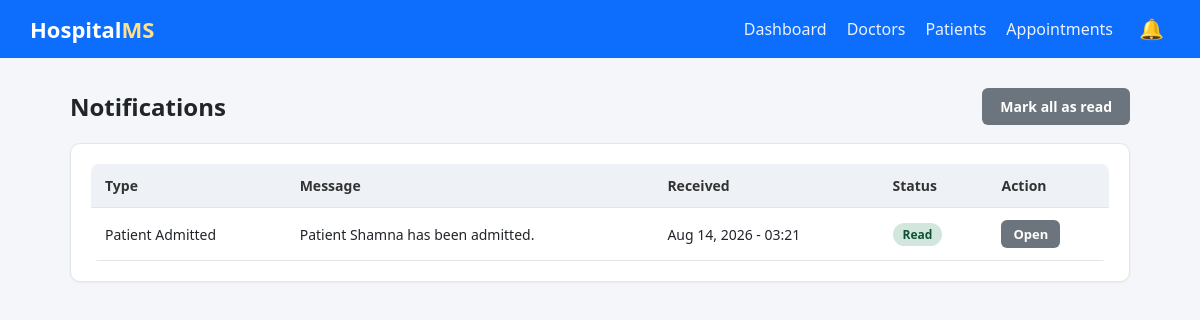
Page /notifications/ on the earlier database version.
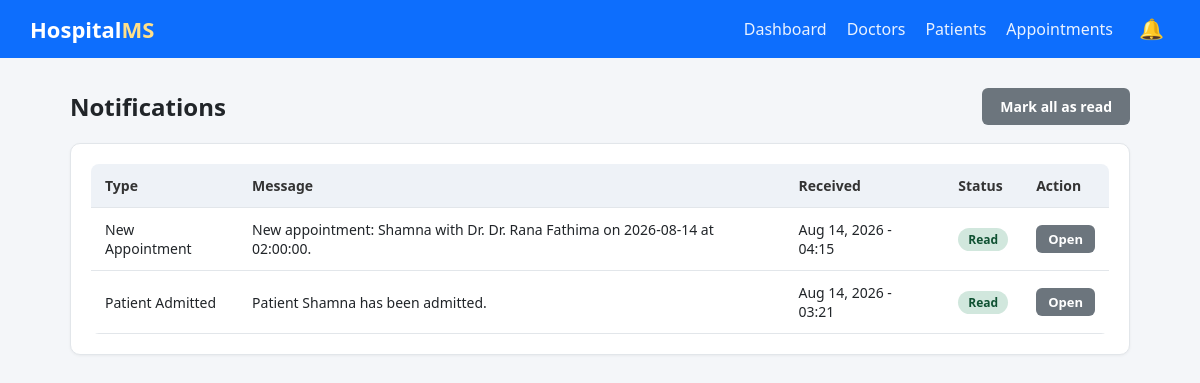
Same page on the later database version.
### hospital/models.py (models this page shows, shortened)
class Notification(models.Model):
    TYPE_CHOICES = [
        ('APPT_NEW', 'New Appointment'),
        ('APPT_STATUS', 'Appointment Status Changed'),
        ('PATIENT_ADMIT', 'Patient Admitted'),
        ('GENERAL', 'General'),
    ]
    notif_type = models.CharField(max_length=20, choices=TYPE_CHOICES, default='GENERAL')
    message = models.CharField(max_length=255)
    link = models.CharField(max_length=255, blank=True, help_text="Optional URL name to redirect to")
    is_read = models.BooleanField(default=False)
    created_at = models.DateTimeField(auto_now_add=True)
    class Meta:
        ordering = ['-created_at']

### hospital/views.py (the view)
# urls.py: path('notifications/', views.NotificationListView.as_view(), name='notification-list'),
class NotificationListView(ListView):
    model = Notification
    template_name = 'hospital/notification_list.html'
    context_object_name = 'notifications'
    paginate_by = 20

### hospital/context_processors.py (called while the page is built)
def notifications(request):
    latest = Notification.objects.all()[:8]
    unread_count = Notification.objects.filter(is_read=False).count()
    return {
        'nav_notifications': latest,
        'nav_unread_count': unread_count,
    }

### hospital/templates/hospital/notification_list.html (shortened to what this page needs)
{% extends 'hospital/base.html' %}
{% block content %}
    <div class="page-header">
        <h1>Notifications</h1>
        <a href="{% url 'notification-mark-all-read' %}" class="btn btn-secondary">Mark all as read</a>
    </div>
    <div class="card">
        {% if notifications %}
        <table>
            <thead>
                <tr>
                    <th>Type</th>
                    <th>Message</th>
                    <th>Received</th>
                    <th>Status</th>
                    <th>Action</th>
                </tr>
            </thead>
            <tbody>
                {% for n in notifications %}
                <tr {% if not n.is_read %}style="background:#eef6ff;"{% endif %}>
                    <td>{{ n.get_notif_type_display }}</td>
                    <td>{{ n.message }}</td>
                    <td>{{ n.created_at|date:"M d, Y - H:i" }}</td>
                    <td>
                        {% if n.is_read %}
                            <span class="badge badge-success">Read</span>
                        {% else %}
                            <span class="badge badge-warning">Unread</span>
                        {% endif %}
                    </td>
                    <td>
                        <a href="{% url 'notification-read' n.pk %}" class="btn btn-sm btn-secondary">
                            {% if n.link %}Open{% else %}Mark read{% endif %}
                        </a>
                    </td>
                </tr>
                {% endfor %}
            </tbody>
        </table>
        {% else %}
            <div class="empty-state">No notifications yet.</div>
        {% endif %}
    </div>
{% endblock %}

Differences in the rows shown:
added Notification: notif_type "New Appointment", message "New appointment: Shamna with Dr. Dr. Rana Fathima on 2026-08-14 at 02:00:00.", created_at "Aug 14, 2026 - 04:15", is_read "Read", link "Open"
